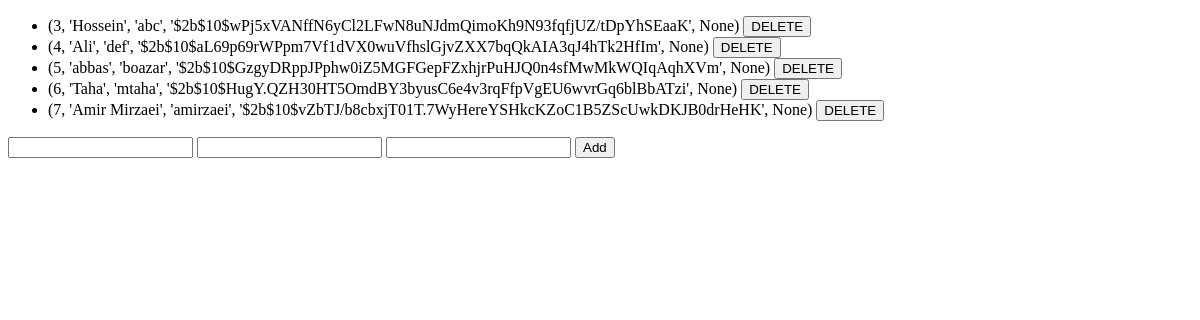
Before: / with the older database file.
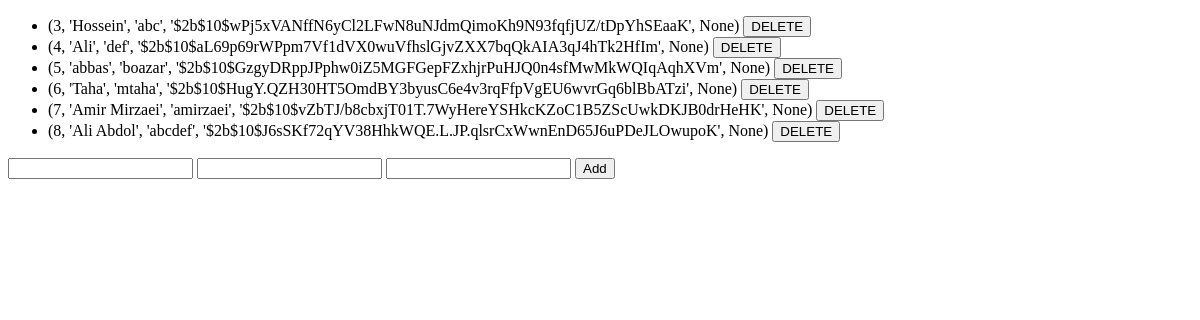
After: the same page with the newer database file.
### tables this page shows
CREATE TABLE user (
    id INTEGER PRIMARY KEY AUTOINCREMENT,
    name VARCHAR(255) NOT NULL,
    username VARCHAR(255) NOT NULL,
    password VARCHAR(255) NOT NULL,
    current_room INTEGER DEFAULT NULL,
    FOREIGN KEY(current_room) REFERENCES room(id)
);

### main.py (the view)
@app.route("/")
def index():
    conn = sqlite3.connect(URL)
    users = conn.execute("SELECT * FROM user").fetchall()
    return render_template("index.html", users=users)

### templates/index.html (shortened to what this page needs)
<!DOCTYPE html>
<html lang="en">
<head>
</head>
<body>
        <ul id="users">
            {% for user in users %}
            <li>
                {{user}}
                <button onclick="deleteUser('{{user[0]}}')">DELETE</button>
            </li>
            {% endfor %}
        </ul>
    <form action="/api/users" method="post">
        <input type="text" id="name" name="name">
        <input type="text" id="username" name="username">
        <input type="text" id="password" name="password">
        <button type="submit">Add</button>
    </form>
</body>
</html>

Changed rows visible on the page:
added user: user "(8, 'Ali Abdol', 'abcdef', '$2b$10$J6sSKf72qYV38HhkWQE.L.JP.qlsrCxWwnEnD65J6uPDeJLOwupoK', None)"
